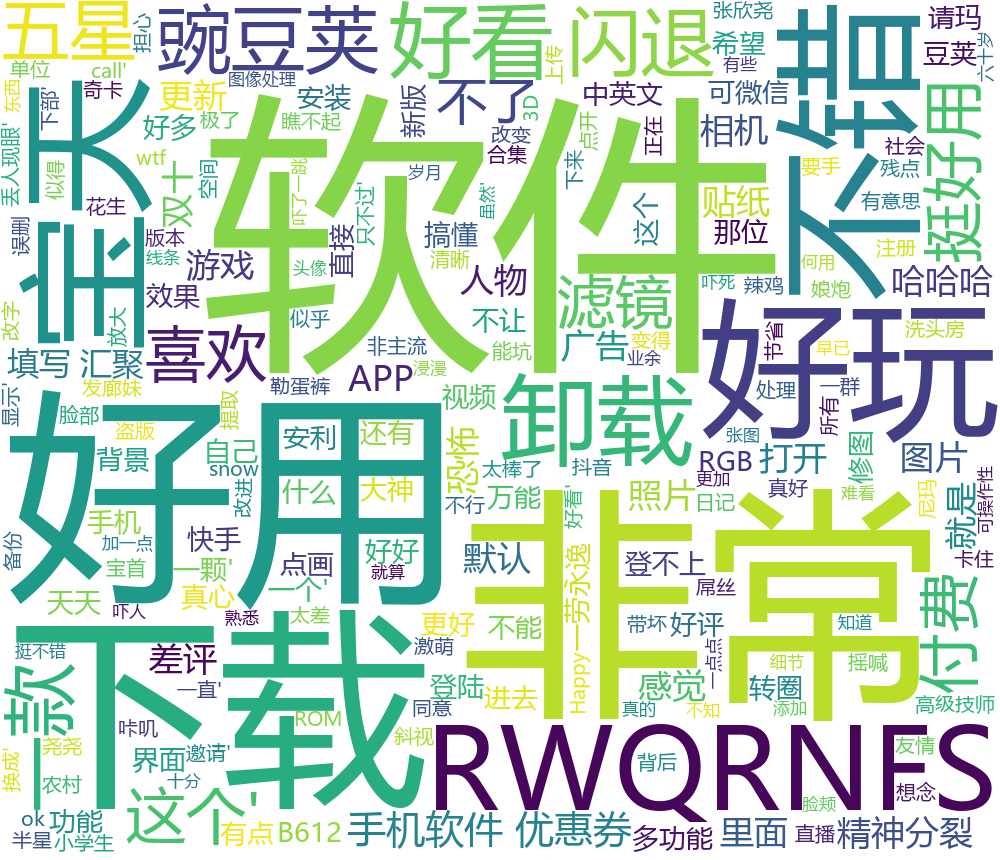

Generate this figure with Python:
from wordcloud import WordCloud
import pymysql
import matplotlib.pyplot as plt
import os

def main():
    
    result = select_data_from_mysql()
    results = []
    for i in result:
        for j in i:
            results.append(j)
            
    print(str(results))
    wordcloud = WordCloud(font_path='C:/Windows/Fonts/msyh.ttc',background_color="white",width=1000, height=860, margin=2).generate(str(results))
    plt.imshow(wordcloud)
    plt.axis("off")
    plt.show()

    wordcloud.to_file("photo.png")

def select_data_from_mysql():
    # 打开数据库连接
    conn = pymysql.connect(host='127.0.0.1', port=3306, user='root', passwd='123456',db='final' )
    # 使用 cursor() 方法创建一个游标对象 cursor
    cursor = conn.cursor()
    # 使用 execute()  方法执行 SQL 查询 
    cursor.execute('SELECT comment_detail from total WHERE tag="摄影图像"')
    data = cursor.fetchall()
    # 关闭数据库连接
    conn.close()
    return data

if __name__ == "__main__":
    select_data_from_mysql()
    main()
        
